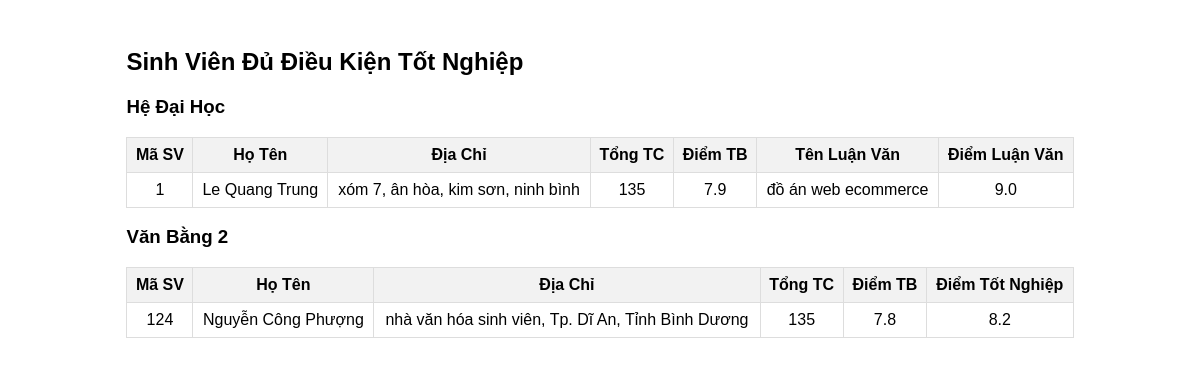
/sinhvien_totnghiep/, run on the app's committed database.
### sinhvien/models.py (models this page shows, shortened)
class SinhVien(models.Model):
    ma_sv = models.IntegerField(primary_key=True)
    ho_ten = models.CharField(max_length=100)
    dia_chi = models.CharField(max_length=100, null=True, blank=True)
    tong_tc = models.IntegerField(default=0)
    diem_tb = models.FloatField(default=0)
    class Meta:
        abstract = True

class HeDaiHoc(SinhVien):
    ten_lv = models.CharField(max_length=100, blank=True)
    diem_lv = models.FloatField(default=0)
    def check_dk(self):
        return self.diem_tb >= 5.0 and self.diem_lv >= 5.0 and self.tong_tc >= 120

class VB2(SinhVien):
    diem_tot_nghiep = models.FloatField(default=0)
    def check_dk(self):
        return self.diem_tb >= 5.0 and self.diem_tot_nghiep >= 5.0 and self.tong_tc >= 84

### sinhvien/views.py (the view)
# urls.py: path('sinhvien_totnghiep/', views.sinhvien_totnghiep, name='sinhvien_totnghiep'),
def sinhvien_totnghiep(request):
    he_daihocs = [sv for sv in HeDaiHoc.objects.all() if sv.check_dk()]
    vb2s = [sv for sv in VB2.objects.all() if sv.check_dk()]
    return render(request, 'sinhvien/sinhvien_totnghiep.html', {'he_daihocs': he_daihocs, 'vb2s': vb2s})

### sinhvien/templates/sinhvien/sinhvien_totnghiep.html (shortened to what this page needs)
<!DOCTYPE html>
<html lang="en">
<head>
</head>
<body>
    <div class="content">
        <h2>Sinh Viên Đủ Điều Kiện Tốt Nghiệp</h2>
        <h3>Hệ Đại Học</h3>
        <table>
            <tr>
                <th>Mã SV</th>
                <th>Họ Tên</th>
                <th>Địa Chỉ</th>
                <th>Tổng TC</th>
                <th>Điểm TB</th>
                <th>Tên Luận Văn</th>
                <th>Điểm Luận Văn</th>
            </tr>
            {% for sv in he_daihocs %}
            <tr>
                <td>{{ sv.ma_sv }}</td>
                <td>{{ sv.ho_ten }}</td>
                <td>{{ sv.dia_chi }}</td>
                <td>{{ sv.tong_tc }}</td>
                <td>{{ sv.diem_tb }}</td>
                <td>{{ sv.ten_lv }}</td>
                <td>{{ sv.diem_lv }}</td>
            </tr>
            {% endfor %}
        </table>
        <h3>Văn Bằng 2</h3>
        <table>
            <tr>
                <th>Mã SV</th>
                <th>Họ Tên</th>
                <th>Địa Chỉ</th>
                <th>Tổng TC</th>
                <th>Điểm TB</th>
                <th>Điểm Tốt Nghiệp</th>
            </tr>
            {% for sv in vb2s %}
            <tr>
                <td>{{ sv.ma_sv }}</td>
                <td>{{ sv.ho_ten }}</td>
                <td>{{ sv.dia_chi }}</td>
                <td>{{ sv.tong_tc }}</td>
                <td>{{ sv.diem_tb }}</td>
                <td>{{ sv.diem_tot_nghiep }}</td>
            </tr>
            {% endfor %}
        </table>
    </div>
</body>
</html>

### sinhvien/templates/sinhvien/sinhvien_totnghiep.html (style rules this page uses)
body { font-family: Arial, sans-serif; display: flex; flex-direction: column; align-items: center; justify-content: center; }
.content { width: 80%; margin-top: 20px; }
table { width: 100%; border-collapse: collapse; }
th, td { border: 1px solid #ddd; padding: 8px; text-align: center; }
th { background-color: #f2f2f2; }

### data on the page
HeDaiHoc: ma_sv "1", ho_ten "Le Quang Trung", dia_chi "xóm 7, ân hòa, kim sơn, ninh bình", tong_tc "135", diem_tb "7.9", ten_lv "đồ án web ecommerce", diem_lv "9.0"
VB2: ma_sv "124", ho_ten "Nguyễn Công Phượng", dia_chi "nhà văn hóa sinh viên, Tp. Dĩ An, Tỉnh Bình Dương", tong_tc "135", diem_tb "7.8", diem_tot_nghiep "8.2"
